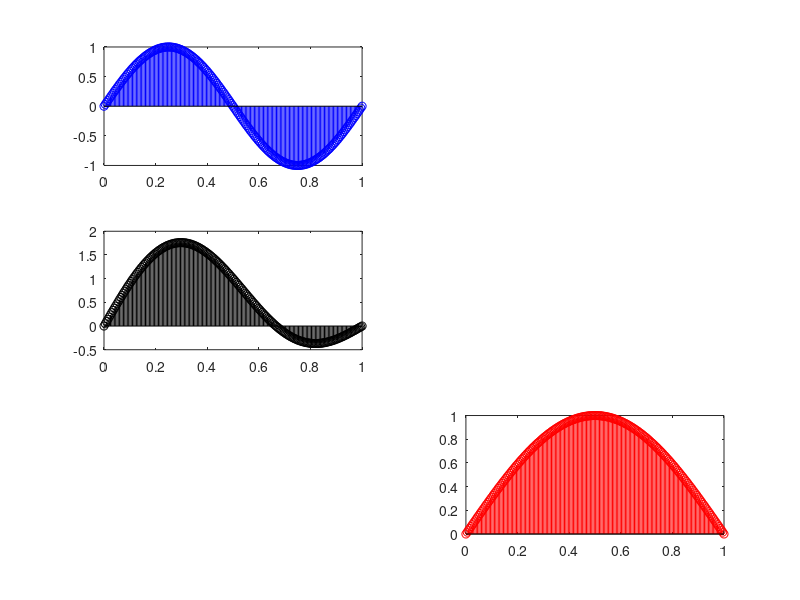

Reproduce this figure in MATLAB. (Note: this script raises an error after producing the figure.)
figure
t = linspace(0, 1, 200);
f1 = 1;
f2 = 0.5;
sin_1 = sin(2*pi*f1*t);
sin_2 = sin(2*pi*f2*t);
sin_sum = sin_1 + sin_2;
subplot(3, 2, 1); stem(t, sin_1, 'b','LineWidth', 0.2);
subplot(3, 2, 6); stem(t, sin_2, 'r','LineWidth', 0.15);
subplot(3, 2, 3); stem(t, sin_sum, 'k', 'LineWidth', 0.25);
%%%
load handel; % the signal is in y and sampling freq in Fs
sound(y,Fs); pause(10); % Play the original sound
alpha = 0.9; D = 4196; % Echo parameters
b = [1,zeros(1,D),alpha]; % Filter parameters
x = filter(b,1,y); % Generate sound plus its echo
sound(x,Fs); % Play sound with echo
%%%
[unit_seq, n] = impseq(50, 1, 100); stem (unit_seq);
%%%
[x, n] = sigope(-3, 2, -5, 5);
subplot(2, 2, 1); stem(n, x);
% Vd
[u1, u2, u3, t1] = vd(-8, 8);
subplot(3, 2, 1); stem(t1, u1);
subplot(3, 2, 2); stem(t1, u2);
subplot(3, 2, 3); stem(t1, u3);
% Cau 2
[x, t2] = bai2(0, 15);
subplot(3, 2, 4); stem(t2, x);
% Cau c
n = [0:50]; x = cos(0.04*pi*n) + 0.2*randn(size(n));
subplot(3, 2, 5); stem(n, x); title('Sequence c')
% Cau d
n = [-10:9]; x = [5, 4, 3, 2, 1];

x = [1 1 2 2];
nx = [-1:2];
h = [1 1 2];
nh = [-1:1];
[y,ny] = conv_m(x,nx,h,nh);
subplot(2,1,1); stem(nx, x);
subplot(2,1,2); stem(ny, y);

a_1 = 0.5;
a_2 = 1;
a_3 = 2;
[u, n] = stepseq(0, -100, 100);
subplot(2,2,1); [x_1, n] = sigmult(a_1.^n, n, u, n); stem(n, x_1);
subplot(2,2,2); [x_2, n] = sigmult(a_2.^n, n, u, n); stem(n, x_2);
subplot(2,2,3); [x_3, n] = sigmult(a_3.^n, n, u, n); stem(n, x_3);
m = 0:5;
subplot(2,2,4); x = m.^2; stem(m, x);

b = [1]; a = [1, -1, 0.9]; n = [-20:100];
h = impz(b, a, n);
subplot(2, 2, 1); stem(n, h); title('cau a');

[x_1, n] = stepseq(0, -20, 100);
s_1 = filter(b, a, x_1);
subplot(2, 2, 2); stem(n, s_1); title('cau b');

[u_n, n] = stepseq(0, -20, 100);
[x_2, n] = sigmult((0.6).^n, n, u_n, n)
subplot(2, 2, 3); stem(n, x_2); title('tich cua ham mu');
s_2 = filter(b, a, x_2)
subplot(2, 2, 4); stem(n, s_2); title(' cau c');


